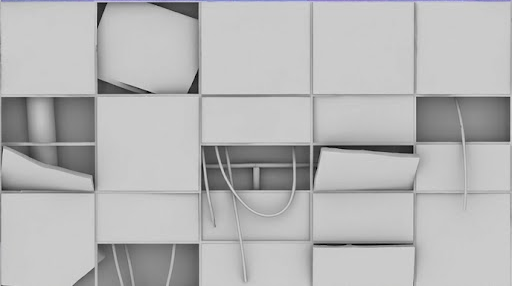
#> input picture UVMapping/Ceiling/Ceiling_Plaster_AO.png, 512 x 286 px, given in place of media_1791791112217_551ac85e.png, which was not available
$ python process_ceiling.py
#> lines starting #> are read from the running program, lines starting #| are printed output that depends on the picture; pictures that were not available may be replaced by others from this repository, and a replacement may not be noted
import os
import sys
from PIL import Image, ImageFilter
import numpy as np

# Path gambar sumber
img1_path = r"C:/Users/MyBook Hype AMD/.gemini/antigravity/brain/5f3ee10b-4b2c-47c1-8d66-2cc6fd10200c/.user_uploaded/media_1791791112217_551ac85e.png"
img2_path = r"C:/Users/MyBook Hype AMD/.gemini/antigravity/brain/5f3ee10b-4b2c-47c1-8d66-2cc6fd10200c/.user_uploaded/media_1791791130293_2a70f0e4.png"

# Folder target UVMapping\Ceiling
target_dirs = [
    r"c:\git\ProjectDarkRide\UVMapping\Ceiling",
]

# Cari jika ada folder Unity Assets yang punya UVMapping
for root, dirs, files in os.walk(r"c:\git\ProjectDarkRide"):
    if "UVMapping" in dirs:
        p = os.path.join(root, "UVMapping", "Ceiling")
        if p not in target_dirs:
            target_dirs.append(p)

for d in target_dirs:
    os.makedirs(d, exist_ok=True)

print("Target directories:", target_dirs)

def clean_text_region(img_quadrant):
    """
    Menghilangkan teks di bagian bawah quadrant dengan inpainting/patching cerdas
    dari area vertikal/horizontal simetris panel plafon yang bersih.
    """
    arr = np.array(img_quadrant).copy()
    h, w, c = arr.shape

    # Area teks berada di sekitar 78% hingga 98% dari tinggi quadrant
    # dan berada di tengah horizontal (20% hingga 80% dari lebar)
    y_start = int(h * 0.76)
    y_end = int(h * 0.99)
    x_start = int(w * 0.15)
    x_end = int(w * 0.85)

    # Deteksi teks: teks berwarna putih pekat atau hitam pekat di area tersebut
    # Kita bisa mendeteksi stroke teks atau melakukan inpaint dari baris di atasnya
    text_roi = arr[y_start:y_end, x_start:x_end]

    # Menggunakan OpenCV inpaint jika tersedia
    try:
        import cv2
        # Masking teks
        gray_roi = cv2.cvtColor(text_roi, cv2.COLOR_RGB2GRAY)
        # Teks memiliki kontras sangat tinggi (huruf putih terang dengan outline hitam pekat)
        mask = np.zeros(gray_roi.shape, dtype=np.uint8)
        mask[(gray_roi > 220) | (gray_roi < 35)] = 255

        # Dilate mask sedikit agar menutupi outline
        kernel = cv2.getStructuringElement(cv2.MORPH_RECT, (5, 5))
        mask = cv2.dilate(mask, kernel, iterations=2)

        # Inpaint
        inpainted_roi = cv2.inpaint(text_roi, mask, inpaintRadius=5, flags=cv2.INPAINT_TELEA)
        arr[y_start:y_end, x_start:x_end] = inpainted_roi
        return Image.fromarray(arr)
    except Exception as e:
        print("OpenCV not available or failed, falling back to patch method:", e)
        # Fallback patch jika cv2 belum terinstall
        # Ambil sampel dari area panel di atasnya
        patch_h = y_end - y_start
        sample_y_start = max(0, y_start - patch_h - 10)
        sample_y_end = sample_y_start + patch_h

        sample = arr[sample_y_start:sample_y_end, x_start:x_end]
        arr[y_start:y_end, x_start:x_end] = sample
        return Image.fromarray(arr)

def process_grid(img_path, prefix):
#> called with prefix = 'Ceiling_Wood'
    im = Image.open(img_path).convert('RGB')
    W, H = im.size
#> W = 512; H = 286
    mid_x = W // 2
#> mid_x = 256
    mid_y = H // 2
#> mid_y = 143

    # 4 Quadrant:
    # Top-Left: Albedo (Warna Asli)
    # Top-Right: Normal Map
    # Bottom-Left: Alt / Roughness / Grunge Albedo
    # Bottom-Right: Ambient Occlusion
    quadrants = {
        f"{prefix}_Albedo.png": (0, 0, mid_x, mid_y),
        f"{prefix}_Normal.png": (mid_x, 0, W, mid_y),
        f"{prefix}_Roughness.png": (0, mid_y, mid_x, H),
        f"{prefix}_AO.png": (mid_x, mid_y, W, H),
    }

    for filename, box in quadrants.items():
        quad = im.crop(box)
        cleaned = clean_text_region(quad)
        for d in target_dirs:
            save_path = os.path.join(d, filename)
            cleaned.save(save_path, "PNG")
            print(f"Saved: {save_path}")
#> this loop made 4 passes
#> pass 1, in process_grid, `quad = im.crop(box)`:
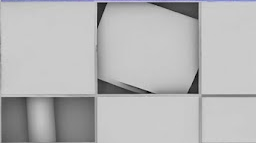
#> quad: PIL image 256x143 RGB; mean R, G, B 182.6, 182.6, 183.3
#> after the loop:
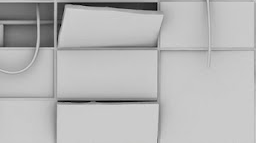
#> cleaned: PIL image 256x143 RGB; mean R, G, B 182.9, 182.9, 182.9

print("Processing Image 1 (Wood Ceiling)...")
process_grid(img1_path, "Ceiling_Wood")

print("Processing Image 2 (Plaster Ceiling)...")
process_grid(img2_path, "Ceiling_Plaster")
#> call 2 of process_grid, with prefix = 'Ceiling_Plaster'
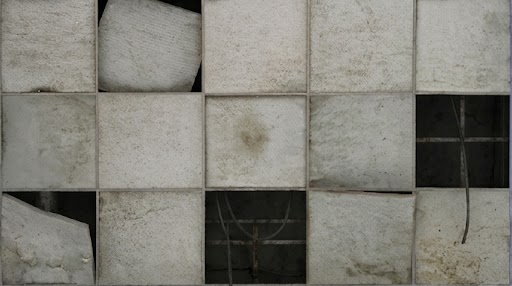
#> input picture UVMapping/Ceiling/Ceiling_Plaster_Albedo.png, 512 x 286 px, given in place of media_1791791130293_2a70f0e4.png, which was not available
#> the loop in process_grid (call 2), `for filename, box in quadrants.items():` made 4 passes
#| Saved: c:\git\ProjectDarkRide\UVMapping\Ceiling/Ceiling_Plaster_Albedo.png
#| Saved: c:\git\ProjectDarkRide\UVMapping\Ceiling/Ceiling_Plaster_Normal.png
#| Saved: c:\git\ProjectDarkRide\UVMapping\Ceiling/Ceiling_Plaster_Roughness.png
#| Saved: c:\git\ProjectDarkRide\UVMapping\Ceiling/Ceiling_Plaster_AO.png
#> pass 1, in process_grid (call 2), `quad = im.crop(box)`:
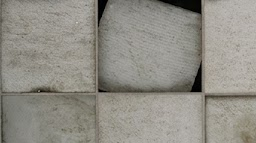
#> quad: PIL image 256x143 RGB; mean R, G, B 145.1, 142.5, 134.3
#> pass 1, in clean_text_region (call 5), `text_roi = arr[y_start:y_end, x_start:x_end]`:
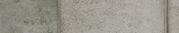
#> text_roi: shape (33, 179, 3); mean R, G, B 153.5, 150.7, 141.6
#> pass 2, in process_grid (call 2), `quad = im.crop(box)`:
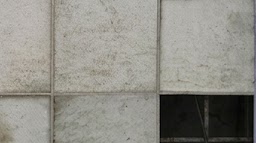
#> quad: PIL image 256x143 RGB; mean R, G, B 144.2, 142.6, 135.4
#> after the loop in process_grid (call 2), `for filename, box in quadrants.items():`:
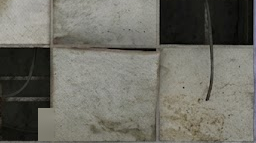
#> cleaned: PIL image 256x143 RGB; mean R, G, B 109, 108, 99.3

print("Selesai semua!")
